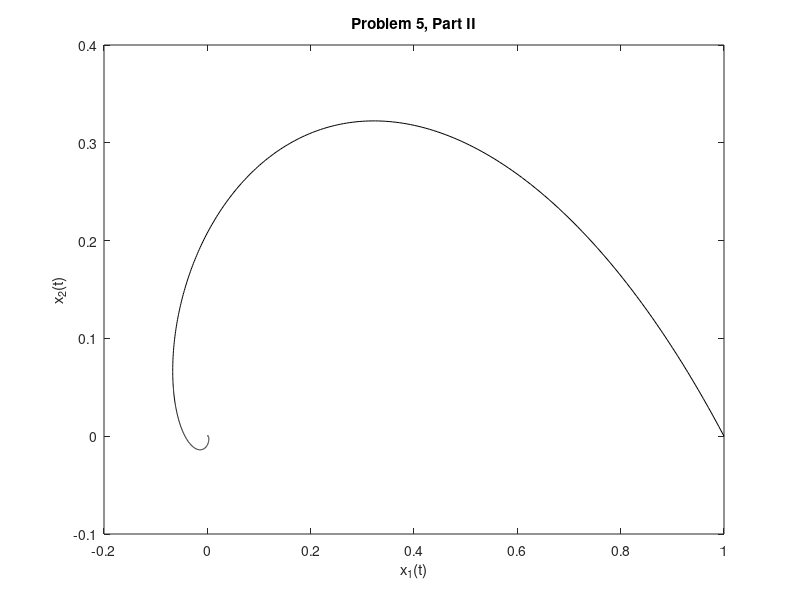

Recreate this plot in MATLAB.
t = linspace(0,10,1000);
x1t = exp(-1*t).*cos(t);
x2t = exp(-1*t).*sin(t);

plot(x1t, x2t, 'k');
xlabel('x_1(t)');
ylabel('x_2(t)');
title('Problem 5, Part II');